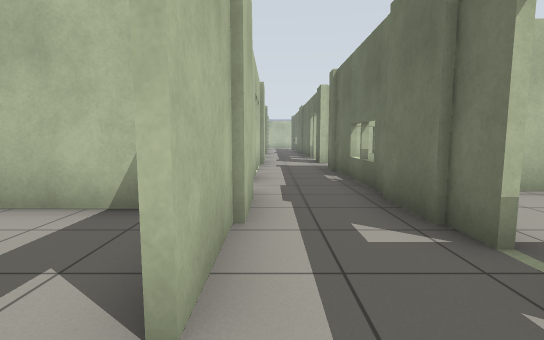
[1] (above)

24 first-person views from a walk through a robot-simulator world made for Gazebo. The camera is 0.94 m above the floor, tilts 6° down and sees 85° across. The floor is counted in squares, 1 m on a side. Each view is taken from the middle of a square. On the plan, view 1 faces up. The plan holds only what a view shows up to about 11 squares ahead; the rest is blank. The place goes on beyond the plan.

[2]
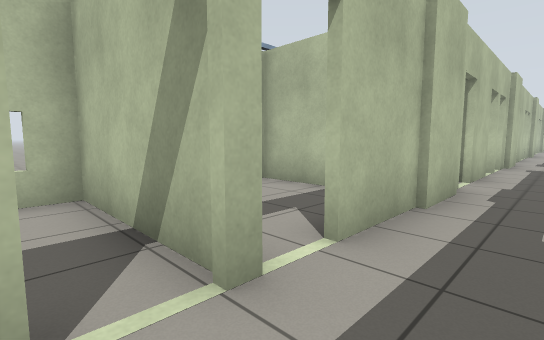

[3]
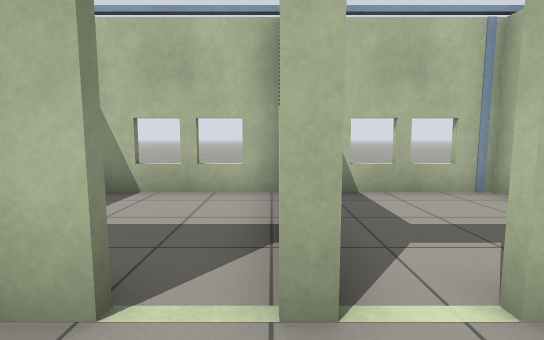

[4]
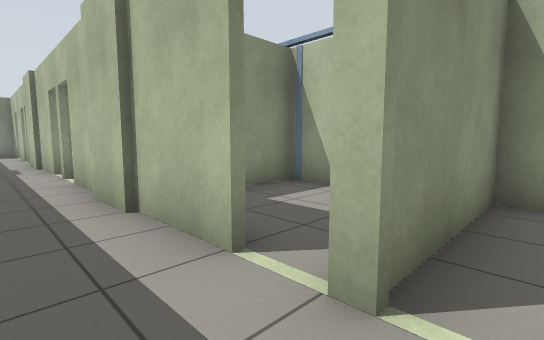

[5]
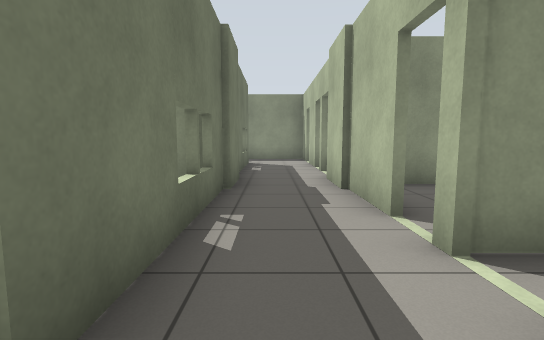

[6]
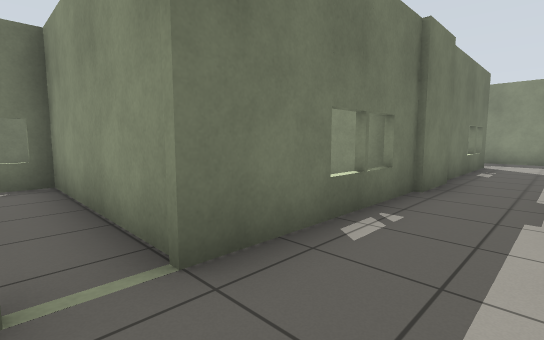

[7]
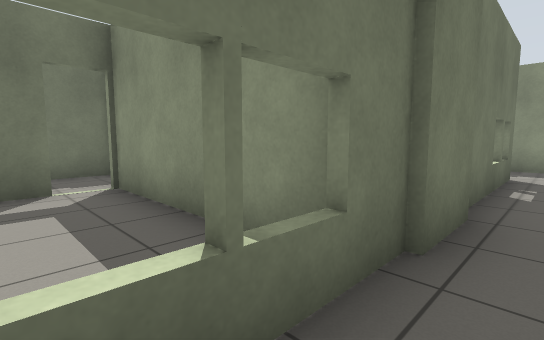

[8]
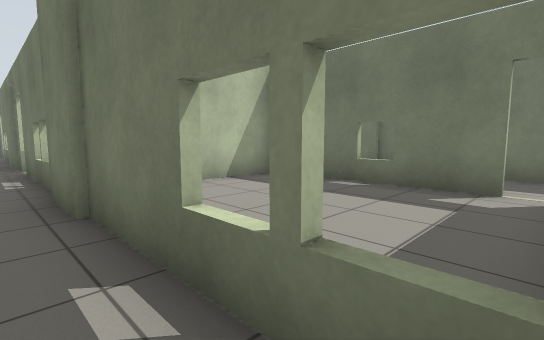

[9]
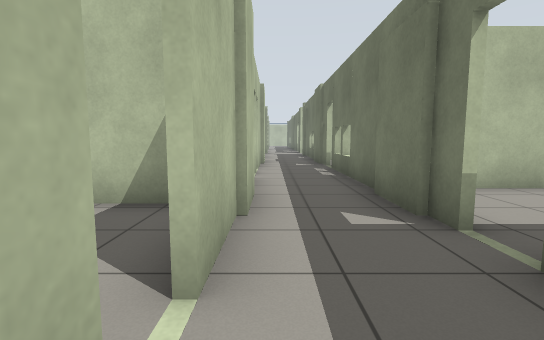

[10]
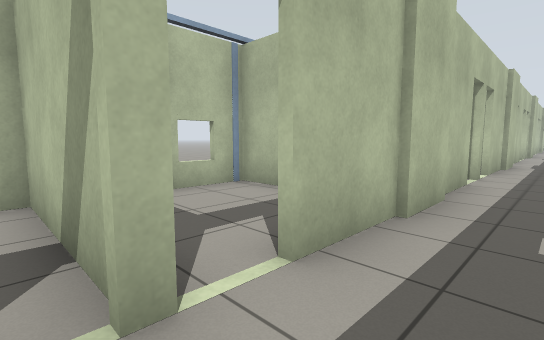

[11]
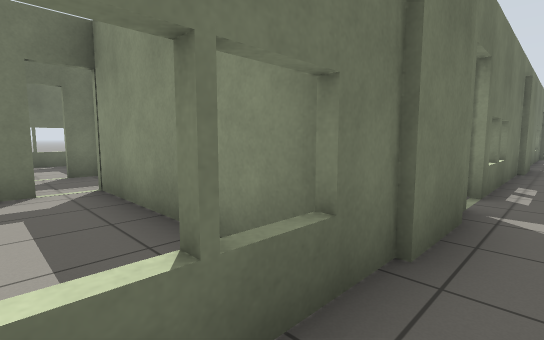

[12]
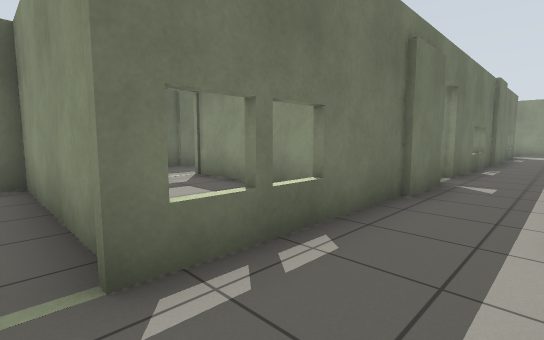

[13]
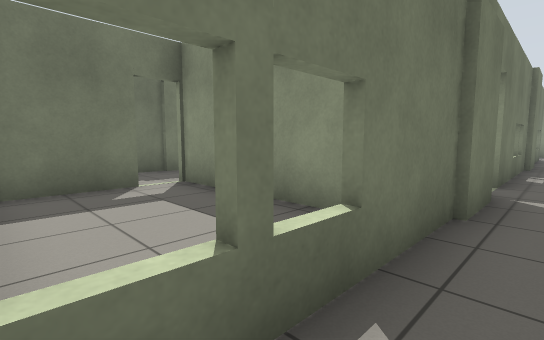

[14]
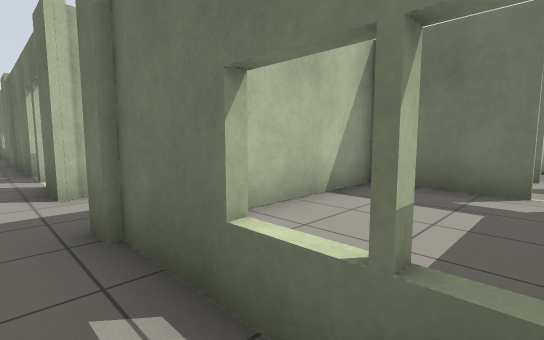

[15]
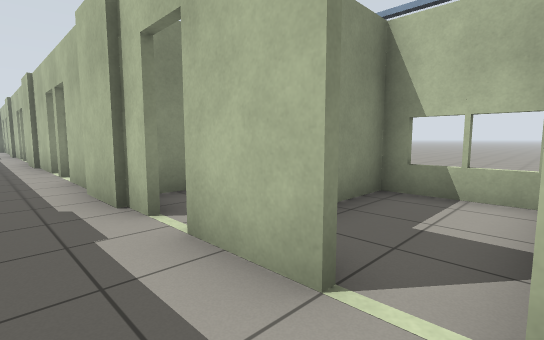

[16]
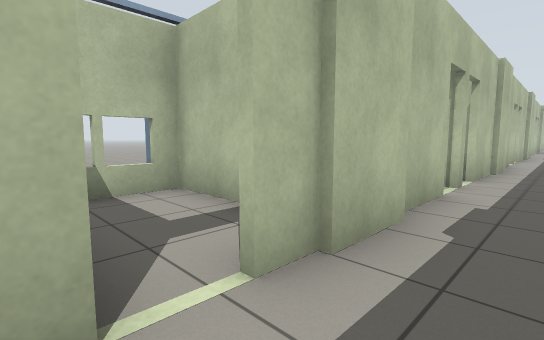

[17]
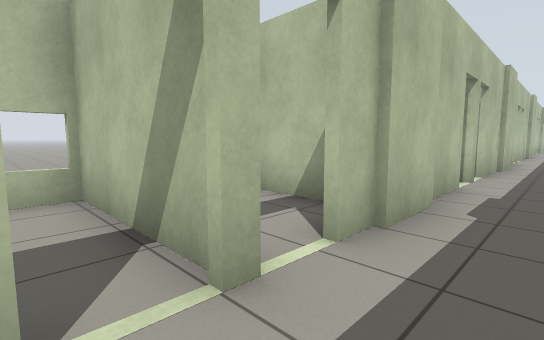

[18]
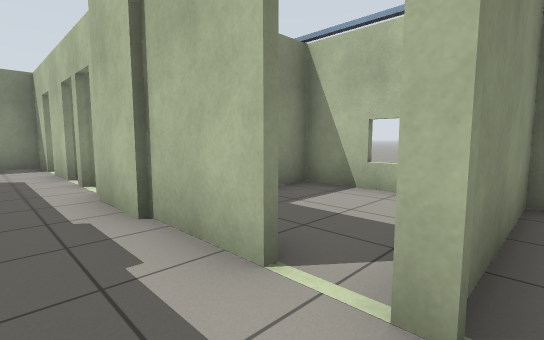

[19]
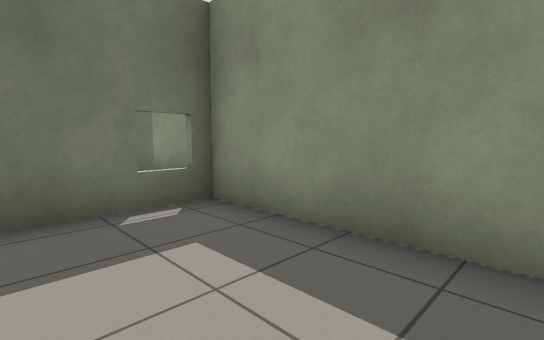

[20]
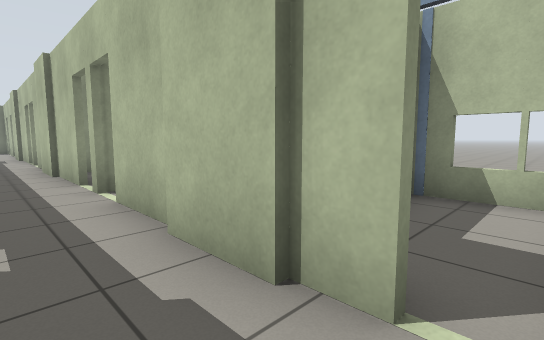

[21]
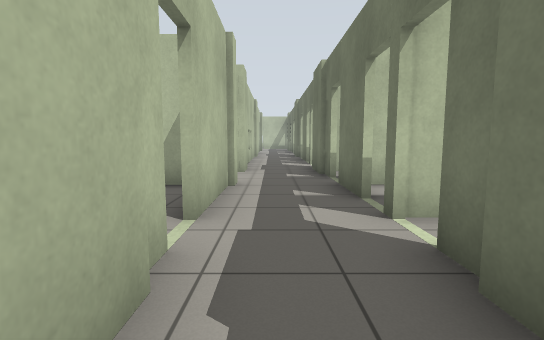

[22]
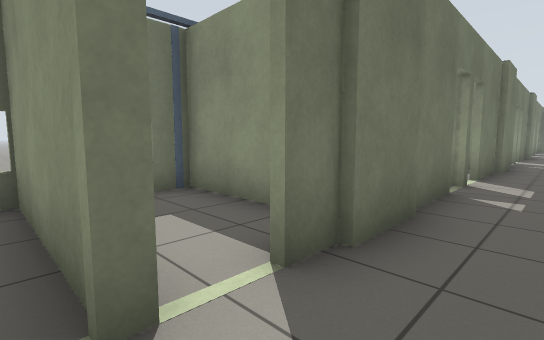

[23]
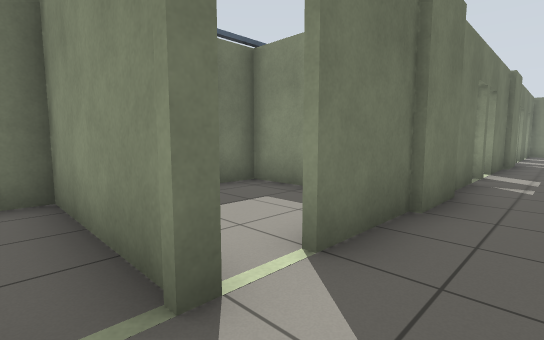

[24]
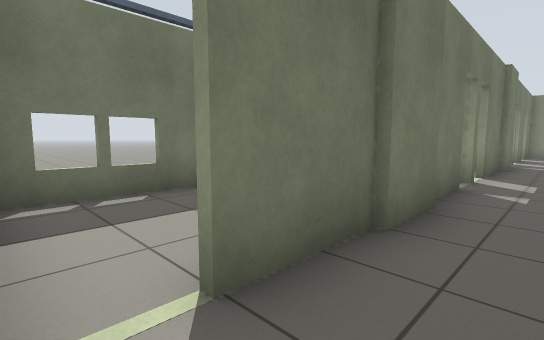

### Floor plan
Key: @ floor where view 1 was taken; # wall or solid block; x gap in a wall; . floor; = window, fence, low wall or low ledge.
Columns run from 4 left of view 1 to 13 right of it. Each row starts with its distance up from view 1.
  9 #  #..######.##
  8 =..x..#....#.##
  7 ####..=....#..###=
  6 =.....=..........=
  5 =..#..######.#...#
  4 ####..#....#.#####
  3 #..#..#....#.#
  2 #..#.......=.##
  1 #.....######.##  #
  0 ####@.#....#..####
 -1 =..x..#....x.##..=
 -2 =..#..######.##..=
 -3 # .#..#...  .##. #
 -4 ####..#..   .#####
 -5 =..#..x....#.##
 -6  ..#..######.##
 -7 ####..#    #..#
 -8 #.....#....#..
 -9 #..#..=....x.#
-10 #..#..######.#
-11 ####..#....# ##
-12 #..#..#....# #
-13 =.....#....= .
-14 ####..#....# .#
-15 =..x..#....x  #
-16    #..#       #
-17     ...
-18    #...
-19    ####

Positions as (right, up) in squares from view 1, and headings:
1: (0, 0), facing up
2: (1, -1), facing up-left
3: (1, 0), facing left
4: (1, 1), facing down-left
5: (1, -5), facing down
6: (0, -5), facing down-right
7: (1, -8), facing down-right
8: (1, -16), facing up-right
9: (0, -8), facing up
10: (1, -8), facing up-left
11: (1, 7), facing down-right
12: (0, 2), facing down-right
13: (1, 1), facing down-right
14: (1, 6), facing up-right
15: (1, 9), facing down-left
16: (1, -14), facing up-left
17: (1, -15), facing up-left
18: (1, -7), facing down-left
19: (3, 4), facing down-right
20: (1, 6), facing down-left
21: (8, 3), facing up
22: (8, 7), facing down-right
23: (8, 1), facing down-right
24: (8, 0), facing down-right
